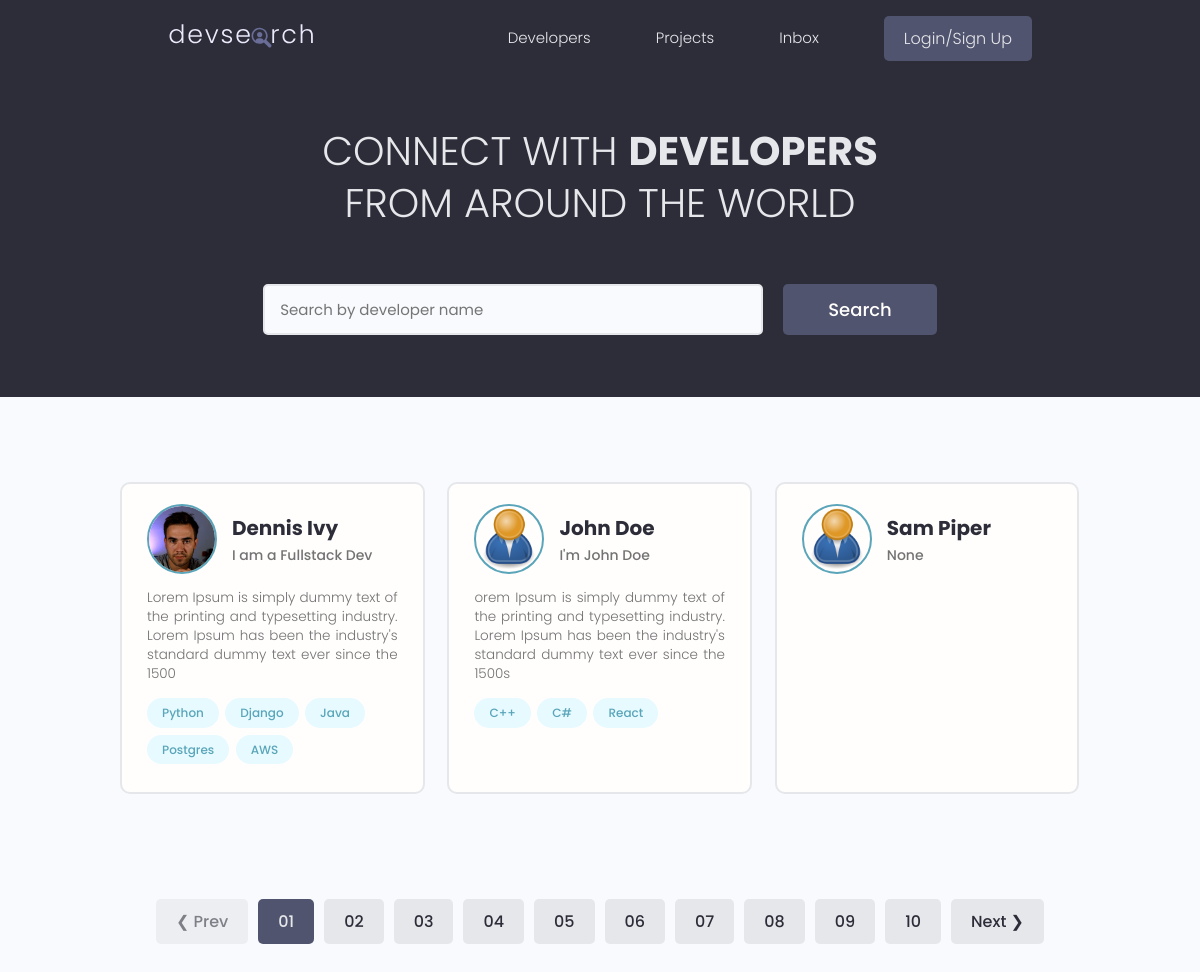
The page / on the database its author committed.
### users/models.py (models this page shows, shortened)
class Profile(models.Model):
    user = models.OneToOneField(User, on_delete=models.CASCADE, null=True, blank=True)
    name = models.CharField(max_length=200, blank=True, null=True)
    email = models.EmailField(max_length=500, blank=True,null=True)
    username = models.CharField(max_length=200, blank=True, null=True)
    location = models.CharField(max_length=200, blank=True, null=True)
    short_intro = models.CharField(max_length=500, blank=True, null=True)
    bio = models.TextField(blank=True, null=True)
    profile_image = models.ImageField(blank=True, null=True, upload_to='profiles/', default='profiles/user-default.png' )
    social_github = models.CharField(max_length=200, blank=True, null=True)
    social_twitter = models.CharField(max_length=200, blank=True, null=True)
    social_linkedin = models.CharField(max_length=200, blank=True, null=True)
    social_youtube = models.CharField(max_length=200, blank=True, null=True)
    social_website = models.CharField(max_length=200, blank=True, null=True)
    created = models.DateTimeField(auto_now_add=True)
    id = models.UUIDField(default=uuid.uuid4, unique=True, primary_key=True, editable=False)

class Skill(models.Model):
    owner =  models.ForeignKey(Profile, on_delete=models.CASCADE, null=True)
    name = models.CharField(max_length= 200,null=True, blank=True)
    description = models.TextField(null=True, blank=True)
    created = models.DateTimeField(auto_now_add=True)
    id = models.UUIDField(default=uuid.uuid4, unique=True, primary_key=True, editable=False)
    def __str__(self):
        return str(self.name)

### users/views.py (the view)
# urls.py: path('', views.profiles, name='profiles'),
def profiles(request):
    profiles = Profile.objects.all()
    context = {'profiles' : profiles}
    return render(request, 'users/profiles.html', context )

### users/templates/users/profiles.html (shortened to what this page needs)
{% extends "main.html" %}
{%load static%}
{% block content %}
  <main class="home">
    <section class="hero-section text-center">
      <div class="container container--narrow">
        <div class="hero-section__box">
          <h2>CONNECT WITH <span>DEVELOPERS</span></h2>
          <h2>FROM AROUND THE WORLD</h2>
        </div>
        <div class="hero-section__search">
          <form class="form" action="#" method="get">
            <div class="form__field">
              <input class="input input--text" id="formInput#search" type="text" name="text"
                placeholder="Search by developer name" />
            </div>
            <input class="btn btn--sub btn--lg" type="submit" value="Search" />
          </form>
        </div>
      </div>
    </section>
    <section class="devlist">
      <div class="container">
        <div class="grid grid--three">
            {%for profile in profiles%}
          <div class="column card">
            <div class="dev">
              <a href="{%url 'user-profile' profile.id%}" class="card__body">
                <div class="dev__profile">
                  <img class="avatar avatar--md" src="{{profile.profile_image.url}}" alt="image" />
                  <div class="dev__meta">
                    <h3>{{profile.name}}</h3>
                    <h5>{{profile.short_intro|slice:"60"}}</h5>
                  </div>
                </div>
                <p class="dev__info">{{profile.bio|slice:"150"}}</p>
                <div class="dev__skills">
                    {%for skill in profile.skill_set.all|slice:"5"%}
                  <span class="tag tag--pill tag--main">
                    <small>{{skill}}</small>
                  </span>
                  {%endfor%}
                </div>
              </a>
            </div>
          </div>
          {%endfor%}
        </div>
      </div>
    </section>
    <div class="pagination">
      <ul class="container">
        <li><a href="#" class="btn btn--disabled">&#10094; Prev</a></li>
        <li><a href="#" class="btn btn--sub">01</a></li>
        <li><a href="#" class="btn">02</a></li>
        <li><a href="#" class="btn">03</a></li>
        <li><a href="#" class="btn">04</a></li>
        <li><a href="#" class="btn">05</a></li>
        <li><a href="#" class="btn">06</a></li>
        <li><a href="#" class="btn">07</a></li>
        <li><a href="#" class="btn">08</a></li>
        <li><a href="#" class="btn">09</a></li>
        <li><a href="#" class="btn">10</a></li>
        <li><a href="#" class="btn">Next &#10095;</a></li>
      </ul>
    </div>
  </main>
{% endblock content %}

### static/styles/app.css (style rules this page uses)
:root { --color-sub: #2d2d39; }
.btn--sub { background-color: var(--color-sub-light); }
.card { border: 2px solid var(--color-light); }
img { width: 100%; }
.hero-section { height: 40vh; display: flex; align-items: center; background-color: var(--color-sub); }
.hero-section__box { margin-bottom: 4rem; }
.hero-section__box > h2, .hero-section__box > h2 > span { font-size: 4rem; color: var(--color-light); line-height: 1.3; text-transform: uppercase; }
.hero-section__box > h2 { font-weight: 300; }
.hero-section__box > h2 > span { font-weight: 700; }
.hero-section__search > .form { display: flex; align-items: center; justify-content: center; gap: 2rem; }
.hero-section__search > .form input.input--text { width: 50rem; }
.devlist { margin-top: 8rem; }
.devlist .grid { align-items: stretch; }
.devlist .dev .dev__profile { display: flex; align-items: center; gap: 1.5rem; }
.devlist .dev .dev__meta h3 { color: var(--color-sub); font-size: 2rem; font-weight: 700; }
.devlist .dev .dev__meta h5 { color: var(--color-text); font-size: 1.4rem; font-weight: 500; }
.devlist .dev .dev__info { margin: 1.5rem 0; font-size: 1.35rem; line-height: 1.4; text-align: justify; }
.pagination { margin-top: 8rem; margin-bottom: 10rem; }
.pagination > ul { flex-wrap: wrap; list-style: none; display: flex; align-items: center; justify-content: center; gap: 1rem; }
.pagination .btn { color: var(--color-sub); }
.pagination .btn.btn--sub { color: var(--color-light); }

### static/uikit/styles/modules/_variables.css (style rules this page uses)
:root { --color-main: #5aa5b9; --color-main-light: #e6faff; --color-sub: #3f4156; --color-sub-light: #51546e; --color-sub-lighter: #ededfd; --color-text: #737373; --color-gray: #8b8b8b; --color-light: #e5e7eb; --color-light-gray: #767676; --color-bg: #f8fafd; --color-white: #fffefd; --color-white-light: #f3f3f3; --color-success: #359e64; --color-success-bg: #def8e8; --color-error: #fc4b0b; --color-error-bg: #fff2ee; --font-base: 'Poppins', arial, helvetica, 'Segoe UI', roboto, ubuntu, sans-serif; --font-monospace: 'Fira Code', 'Courier New', courier, monospace; --font-regular: 300; --font-medium: 500; --font-bold: 700; --generic-shadow: 1px 1px 5px #00000010; --generic-transition: all 0.3s ease-in-out; }

### static/uikit/styles/modules/_base.css (style rules this page uses)
* { margin: 0; padding: 0; box-sizing: border-box; text-rendering: optimizeLegibility; color: inherit; font-size: inherit; }
html { font-size: 50%; }
@media only screen and (min-width: 480px) { html { font-size: 56.25%; } }
@media only screen and (min-width: 1200px) { html { font-size: 62.5%; } }
body { line-height: 1.6; font-weight: 400; font-size: 1.5rem; color: var(--color-text); background-color: var(--color-bg); min-height: 100vh; }

### static/uikit/styles/modules/_typography.css (style rules this page uses)
* { font-family: var(--font-base); }
h2 { font-size: 3.6rem; font-weight: var(--font-bold); }
h3 { font-size: 3.2rem; font-weight: var(--font-medium); }
h5 { font-size: 2.4rem; font-weight: var(--font-medium); }
h5, h6 { font-weight: var(--font-regular); }
p, span, strong { font-size: 1.6rem; color: var(--color-text); font-weight: var(--font-regular); }
a { padding-bottom: 2px; text-decoration: none; display: inline-block; color: var(--color-main); font-weight: var(--font-medium); }

### static/uikit/styles/modules/_utilities.css (style rules this page uses)
.container { width: 92%; max-width: 165rem; margin: 0 auto; box-sizing: border-box; }
.container--narrow { width: 92%; max-width: 120rem; }
@media screen and (min-width: 1000px) { .container { width: 90%; } }
@media screen and (min-width: 1000px) { .container--narrow { width: 85%; } }
@media screen and (min-width: 1200px) { .container { width: 80%; } }
@media screen and (min-width: 1200px) { .container--narrow { width: 72%; } }
.text-center { text-align: center; }

### static/uikit/styles/modules/_avatar.css (style rules this page uses)
.avatar { border-radius: 50%; border: 2px solid var(--color-main); object-fit: cover; }
.avatar--md { height: 7rem; width: 7rem; }

### static/uikit/styles/modules/_button.css (style rules this page uses)
.btn { display: inline-block; position: relative; cursor: pointer; background-color: var(--color-light); font-weight: var(--font-medium); color: var(--color-sub); text-decoration: none; padding: 1rem 2rem; border-radius: 0.5rem; border: none; width: -webkit-fit-content; width: -moz-fit-content; width: fit-content; height: -webkit-fit-content; height: -moz-fit-content; height: fit-content; font-size: 1.6rem; outline-width: 0; outline-color: transparent; -webkit-backface-visibility: hidden; backface-visibility: hidden; transition: all 0.3s ease-in-out; }
.btn:disabled, .btn--disabled { cursor: not-allowed; opacity: 0.6; }
.btn--sub { background-color: var(--color-sub); color: var(--color-white); }
.btn--lg { font-size: 1.8rem; padding: 1.2rem 4.5rem; }

### rows shown on the page
Profile: profile_image (picture), name "Dennis Ivy", short_intro "I am a Fullstack Dev", bio "Lorem Ipsum is simply dummy text of the printing and typesetting industry. Lorem Ipsum has been the industry's standard dummy text ever since the 1500"
Skill: name "Python"
Skill: name "Django"
Skill: name "Java"
Skill: name "Postgres"
Skill: name "AWS"
Profile: profile_image (placeholder picture), name "John Doe", short_intro "I'm John Doe", bio "orem Ipsum is simply dummy text of the printing and typesetting industry. Lorem Ipsum has been the industry's standard dummy text ever since the 1500s"
Skill: name "C++"
Skill: name "C#"
Skill: name "React"
Profile: profile_image (placeholder picture), name "Sam Piper", short_intro "None"
